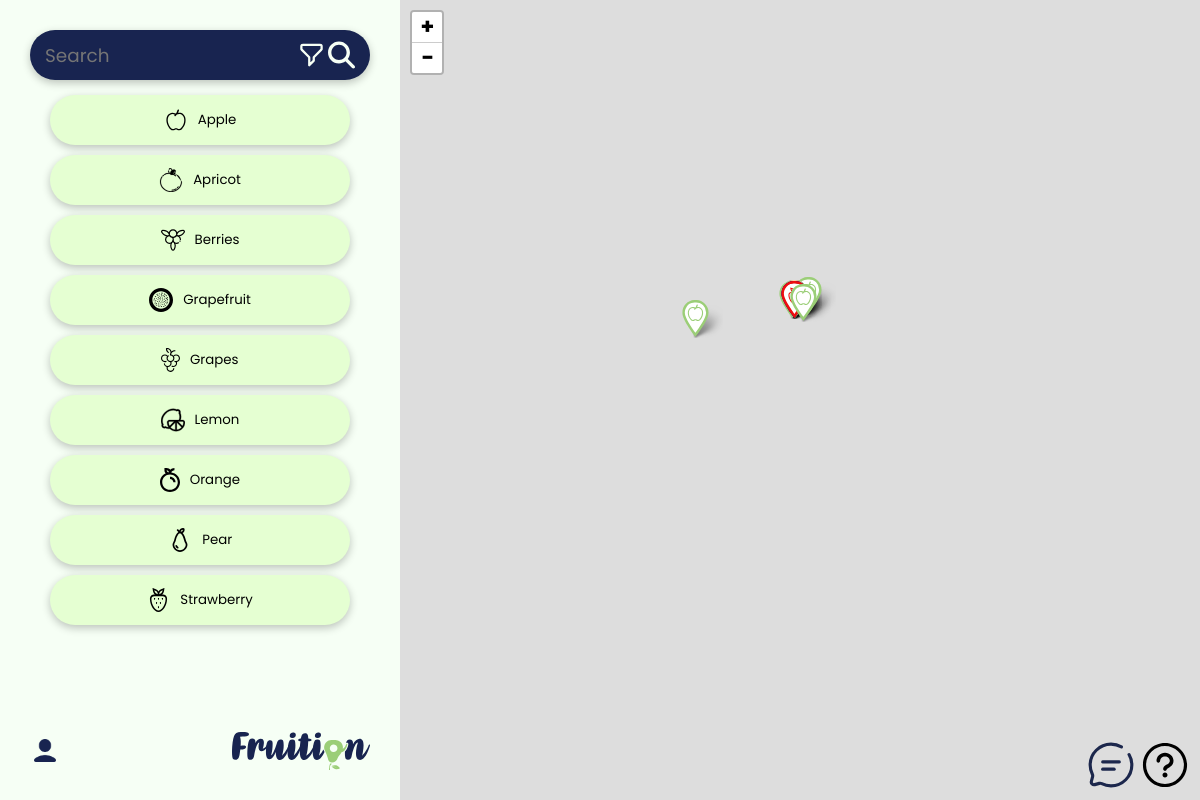
The page / on the database its author committed.
### tables this page shows
CREATE TABLE IF NOT EXISTS `types` (
  `id` int(11) NOT NULL AUTO_INCREMENT,
  `name` varchar(255) NOT NULL,
  `label` varchar(255) NOT NULL,
  `season` int(11) NOT NULL,
  PRIMARY KEY (`id`),
  KEY `FK_types_seasons` (`season`)
);

### modules/Database.php (called while the page is built, shortened)
<?php
class Database
{
    public static PDO $conn;
    public static function prepare($query): bool|PDOStatement
    {
        return self::$conn->prepare($query);
    }
}

### modules/Type.php (called while the page is built, shortened)
<?php
class Type
{
    public function __construct(
        int $id,
        string $name,
        string $label,
        int $seasonId,
        string $seasonName
    ) {
        $this->name = $name;
        $this->label = $label;
    }
    public static function getAll(): array
    {
        $stmt = Database::prepare("
            SELECT
                t.id AS id,
                t.name AS name,
                t.label AS label,
                s.id AS seasonId,
                s.name AS seasonName
            FROM
                types t,
                seasons s
            WHERE
                s.id = t.season;
        ");
        $stmt->execute();
        $types = $stmt->fetchAll(PDO::FETCH_ASSOC);
        $typeObjects = array_map(function ($type) {
            return new Type(
                $type['id'],
                $type['name'],
                $type['label'],
                $type['seasonId'],
                $type['seasonName']
            );
        }, $types);
        return $typeObjects;
    }
}

### pages/map/index.php (the view, shortened to what this page needs)
<?php include 'components/header.php' ?>
<div class="map">
    <div class="icon">
        <a href="#" id="chat-button" class="collapsible"><img src="./<?= Router::getOffset() ?>assets/icons/chat.svg" alt=""></a>
        <a href="./faq"><img src="./<?= Router::getOffset() ?>assets/icons/questionmark.svg" alt=""></a>
    </div>
    <link rel="stylesheet" href="https://unpkg.com/leaflet@1.9.4/dist/leaflet.css" />
    <link rel="stylesheet" href="https://cdn.jsdelivr.net/npm/leaflet-easybutton@2/src/easy-button.css">
    <div id="leaflet-map"></div>
</div>

### components/header.php (shortened to what this page needs)
<nav class="header">
    <div class="top">
        <div class="search">
            <input id="search" type="text" placeholder="Search">
            <img class="filter" id="filter-action" src="./assets/icons/filter.svg" alt="Filter">
            <img class="magnify" src="./assets/icons/magnifying-glass.svg" alt="Magnifying Glass">
        </div>
        <div class="categories" id="categories-holder">
            <?php foreach (Type::getAll() as $type) : ?>
                <button data-type="<?= $type->name ?>" data-label="<?= $type->label ?>">
                    <img src="./assets/icons/food/<?= $type->name ?>.svg" alt="Category">
                    <span><?= $type->label ?></span>
                </button>
            <?php endforeach; ?>
        </div>
    </div>
    <div class="bottom">
        <div class="actions">
            <?php
            if (isset($_SESSION['user_id'])) {
                echo '<a class="logout" href="/' . URL_PREFIX . '/logout"><img src="./assets/icons/backdoor.svg" alt="Logout"></a>';
            } else {
                echo '<a class="profile" href="#"><img src="./assets/icons/user.svg" alt="Profile"></a>';
            }
            ?>
        </div>
        <div class="logo">
            <img src="./assets/logo.svg" alt="Fruition Logo">
        </div>
    </div>
</nav>

### css/main.css (style rules this page uses)
nav.header { width: 340px; height: calc(100% - 60px); background-color: #f6fff5; padding: 30px; display: flex; flex-direction: column; justify-content: space-between; }
nav.header .top { width: 100%; height: 100%; display: flex; flex-direction: column; gap: 15px; }
nav.header .top > .search { width: 100%; height: 50px; position: relative; }
nav.header .top > .search > input { width: calc(100% - 30px); height: calc(100% - 30px); border-radius: 60px; background-color: #182450; color: #f6fff5; padding: 15px; margin: 0px; font-size: 1.15rem; outline: none; border: none; box-shadow: rgba(0, 0, 0, 0.24) 0px 3px 8px; }
nav.header .top > .search > img { position: absolute; height: 100%; width: 8%; }
nav.header .top > .search > img.filter { top: 0px; right: 45px; cursor: pointer; }
nav.header .top > .search > img.magnify { top: 0px; right: 15px; }
nav.header .top > .categories { width: calc(100% - 40px); padding: 0px 20px; display: flex; flex-direction: column; justify-content: flex-start; gap: 10px; }
nav.header .top > .categories > button { cursor: pointer; outline: none; border: 0px; background-color: #e5ffd2; padding: 10px 20px; border-radius: 60px; height: 50px; width: 100%; display: flex; align-items: center; justify-content: center; gap: 10px; box-shadow: rgba(0, 0, 0, 0.24) 0px 3px 8px; }
nav.header .top > .categories > button > img { height: 80%; }
nav.header .bottom { display: flex; flex-direction: row; justify-content: space-between; height: 40px; }
nav.header .bottom > div { height: 100%; }
nav.header .bottom .actions { display: flex; flex-direction: row; justify-content: flex-start; gap: 15px; position: relative; height: 100%; width: 100%; }
nav.header .bottom .actions > a { height: 100%; display: flex; align-items: center; justify-content: center; }
nav.header .bottom .actions > a > img { height: 80%; }
nav.header .bottom .logo > img { height: 100%; }
.map { width: calc(100% - 400px); height: 100%; position: relative; }
.map #leaflet-map { height: 100%; width: 100%; outline: none; }
.map .icon { position: absolute; right: 10px; height: 50px; bottom: 10px; z-index: 700; }
.map .icon img { height: 100%; }
.collapsible { color: white; font-size: 18px; outline: none; border: none; background: transparent; }
body { background-color: #E5FFD2; }
body, html { margin: 0px; padding: 0px; width: 100%; min-height: 100%; display: flex; flex-direction: row; }
* { font-family: "Poppins", sans-serif; }
* { font-family: "Dancing Script", cursive; font-family: "Poppins", sans-serif; }

### rows shown on the page
types: name (picture), label "Apple"
types: name (picture), label "Apricot"
types: name (picture), label "Berries"
types: name (picture), label "Grapefruit"
types: name (picture), label "Grapes"
types: name (picture), label "Lemon"
types: name (picture), label "Orange"
types: name (picture), label "Pear"
types: name (picture), label "Strawberry"
